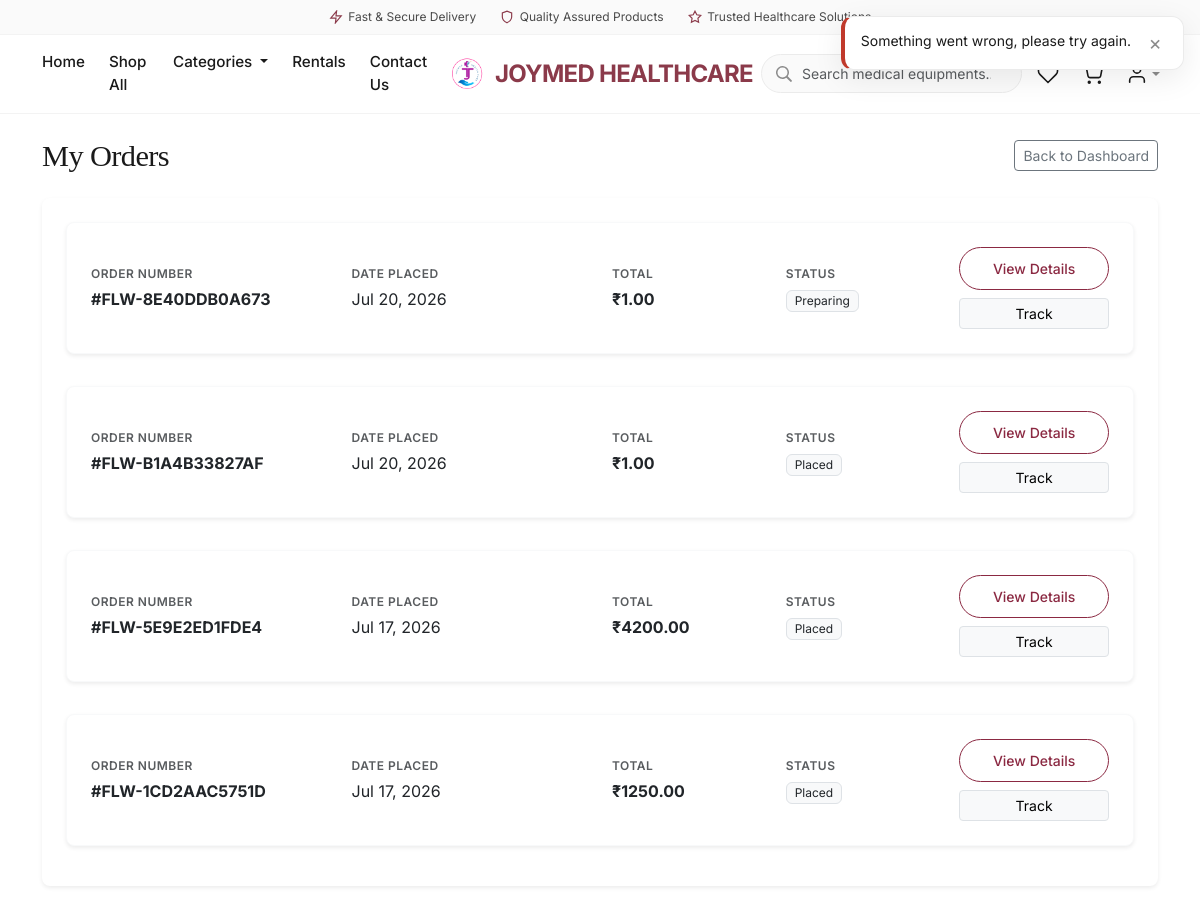
The app's page /orders/ (signed in, upper part), older data.
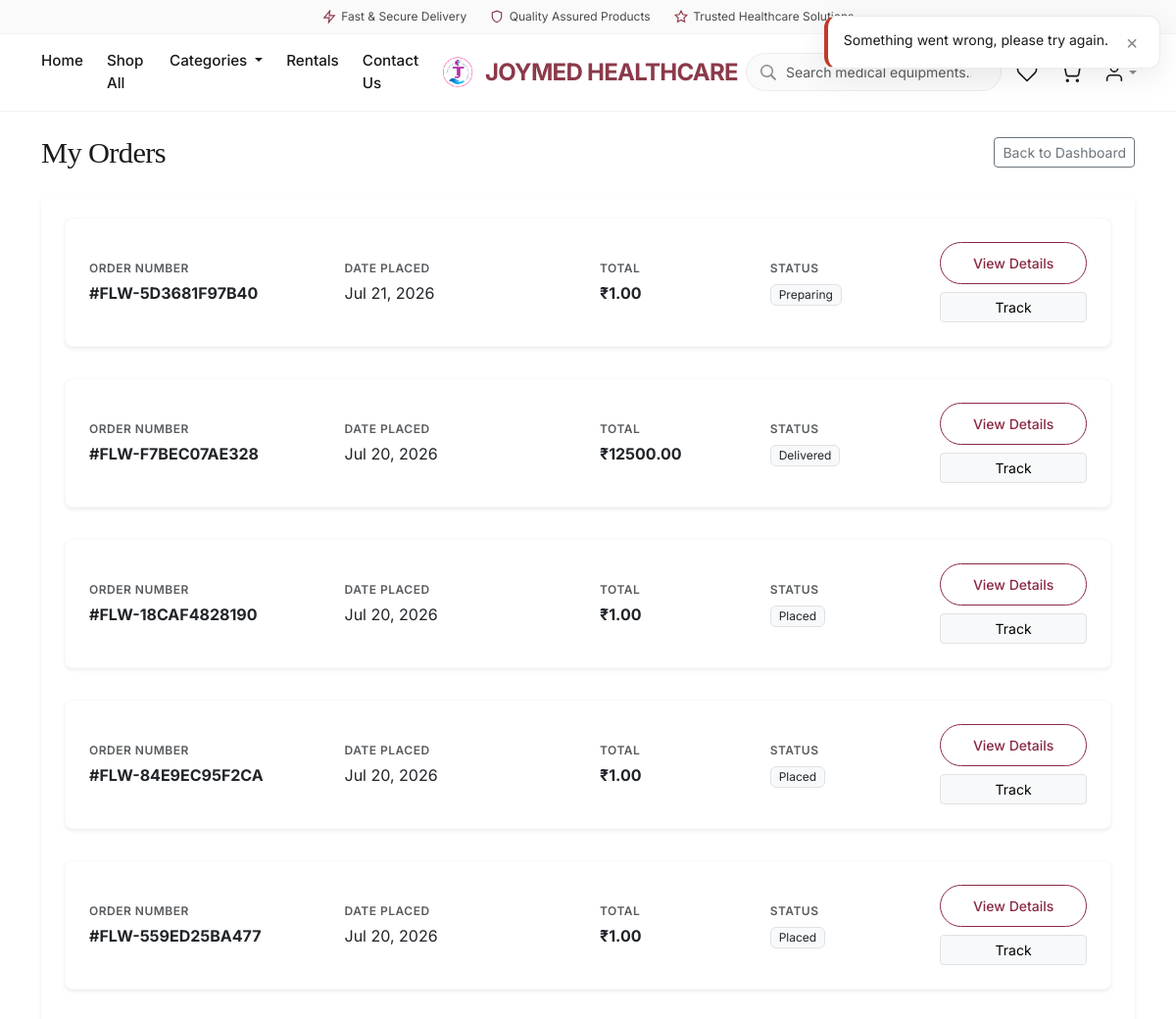
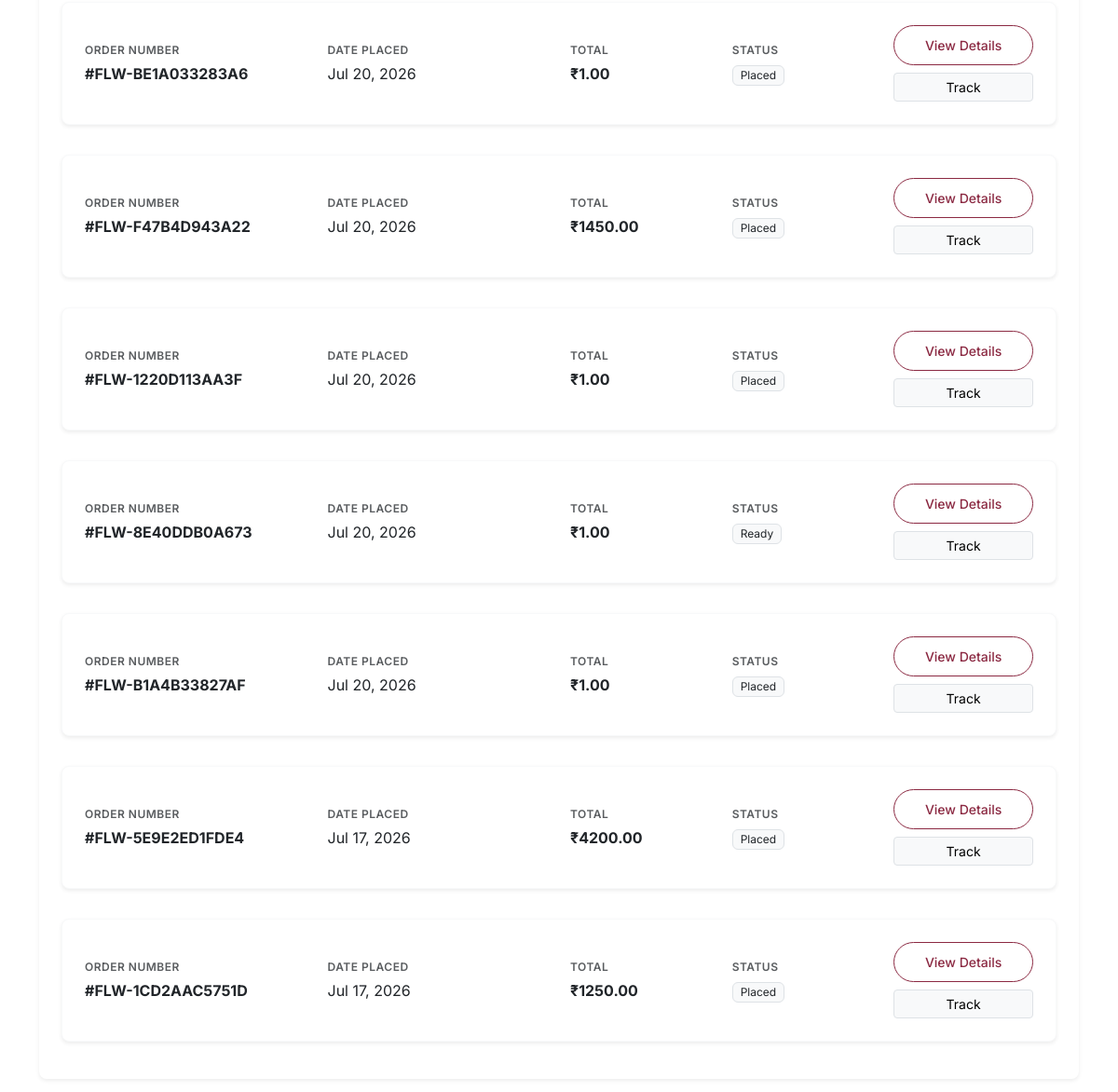
The same page, newer data (2 pictures, top to bottom).
### orders/models.py (models this page shows, shortened)
class Order(TimeStampedModel):
    customer_profile = models.ForeignKey(
        "accounts.CustomerProfile",
        on_delete=models.CASCADE,
        related_name="orders",
        null=True,
        blank=True,
        verbose_name="Customer profile",
        help_text="Owner of this order; null for guest checkout.",
    )
    cart = models.ForeignKey(
        "cart.Cart",
        on_delete=models.SET_NULL,
        null=True,
        blank=True,
        related_name="orders",
        verbose_name="Source cart",
    )
    order_number = models.CharField(
        max_length=32,
        unique=True,
        db_index=True,
        verbose_name="Order number",
        help_text="Human-readable unique order reference.",
    )
    idempotency_key = models.CharField(
        max_length=64,
        unique=True,
        null=True,
        blank=True,
        db_index=True,
        verbose_name="Idempotency key",
        help_text="Client-supplied key preventing duplicate order creation.",
    )
    order_status = models.CharField(
        max_length=20,
        choices=OrderStatus.choices,
        default=OrderStatus.RECEIVED,
        db_index=True,
        verbose_name="Order status",
    )
    delivery_slot_booking = models.ForeignKey(
        "delivery.DeliverySlotBooking",
        on_delete=models.SET_NULL,
        null=True,
        blank=True,
        related_name="orders",
        verbose_name="Delivery slot booking",
    )
    subtotal = models.DecimalField(max_digits=12, decimal_places=2, default=0)
    coupon_discount = models.DecimalField(max_digits=12, decimal_places=2, default=0)
    delivery_charge = models.DecimalField(max_digits=12, decimal_places=2, default=0)
    total_amount = models.DecimalField(
        max_digits=12,
        decimal_places=2,
        verbose_name="Total amount",
        help_text="Order total in the customer's checkout currency.",
    )
    currency = models.ForeignKey(
        "core.Currency",
        on_delete=models.PROTECT,
        null=True,
        blank=True,
        related_name="orders",
        verbose_name="Currency",
    )
    delivery_address_snapshot = models.JSONField(
        default=dict,
        verbose_name="Delivery address snapshot",
    )
    invoice_details = models.JSONField(default=dict, verbose_name="Invoice details")
    class Meta:
        verbose_name = "Order"
        verbose_name_plural = "Orders"
        indexes = [
            models.Index(
                fields=["customer_profile", "-created_at"],
                name="ord_customer_created_idx",
            ),
            models.Index(fields=["order_status"], name="orders_order_status_idx"),
            models.Index(fields=["idempotency_key"], name="orders_idempotency_key_idx"),
        ]
        ordering = ["-created_at"]

### orders/views.py (the view)
# urls.py: path("", views.order_list_view, name="list"),
@login_required
@require_GET
def order_list_view(request: HttpRequest) -> HttpResponse:
    profile = request.user.customer_profile
    page = int(request.GET.get("page", 1))
    orders_page = get_customer_orders(customer_profile=profile, page=page, page_size=20)
    return render(
        request,
        "orders/order_list.html",
        {
            "orders": orders_page["results"],
            "pagination": {
                "page": orders_page["page"],
                "total_count": orders_page["total_count"],
                "total_pages": orders_page["total_pages"],
                "has_next": orders_page["has_next"],
                "has_previous": orders_page["has_previous"],
            }
        },
    )

### cart/selectors.py (called while the page is built)
def get_cart_for_request(*, request: HttpRequest) -> Optional[Cart]:
    if hasattr(request, _CART_CACHE_ATTR):
        return getattr(request, _CART_CACHE_ATTR)
    if not request.session.session_key:
        request.session.create()
    session_key = request.session.session_key
    cart = None
    if request.user.is_authenticated and hasattr(request.user, "customer_profile"):
        cart = (
            Cart.objects.filter(customer_profile=request.user.customer_profile)
            .select_related("currency", "destination_city")
            .first()
        )
    if cart is None:
        cart = (
            Cart.objects.filter(session_key=session_key)
            .select_related("currency", "destination_city")
            .first()
        )
    setattr(request, _CART_CACHE_ATTR, cart)
    return cart

def get_cart_item_count(*, cart: Cart | None) -> int:
    if cart is None:
        return 0
    total = CartItem.objects.filter(cart=cart).aggregate(total=Sum("quantity"))["total"]
    return int(total or 0)

def get_cart_count(*, request: HttpRequest) -> int:
    cart = get_cart_for_request(request=request)
    return get_cart_item_count(cart=cart)

def get_wishlist_count(*, request: HttpRequest) -> int:
    from accounts.models import WishlistItem
    if request.user.is_authenticated and hasattr(request.user, "customer_profile"):
        return WishlistItem.objects.filter(
            wishlist__customer_profile=request.user.customer_profile
        ).count()
    if not request.session.session_key:
        return 0
    return WishlistItem.objects.filter(wishlist__session_key=request.session.session_key).count()

### catalog/selectors.py (called while the page is built)
def get_category_tree() -> list:
    from catalog.models import Category
    cached = cache.get(CATEGORY_TREE_CACHE_KEY)
    if cached is not None:
        return cached
    tree = list(
        Category.objects.filter(is_active=True, parent__isnull=True)
        .prefetch_related(
            Prefetch(
                "children",
                queryset=Category.objects.filter(is_active=True).order_by("display_order", "name"),
            )
        )
        .order_by("display_order", "name")
    )
    cache.set(CATEGORY_TREE_CACHE_KEY, tree, CATEGORY_TREE_TTL)
    return tree

### dashboard/context_processors.py (called while the page is built, shortened)
def dashboard_chrome(request: HttpRequest) -> dict:
    if not request.path.startswith("/dashboard/"):
        return {}

### delivery/selectors.py (called while the page is built)
def get_active_countries() -> list[Country]:
    return list(Country.objects.filter(is_active=True).order_by("name"))

### templates/orders/order_list.html (shortened to what this page needs)
{% extends "base.html" %}
{% load i18n %}
{% block content %}
<div class="container page-container py-4">
  <div class="d-flex justify-content-between align-items-center mb-4">
    <h1 class="section-title mb-0">{% trans "My Orders" %}</h1>
    <a href="{% url 'accounts:dashboard' %}" class="btn btn-outline-secondary btn-sm">{% trans "Back to Dashboard" %}</a>
  </div>
  {% if orders %}
  <div class="card border-0 shadow-sm rounded-3">
    <div class="card-body p-4">
      <div class="d-flex flex-column gap-3">
        {% for order in orders %}
        <div class="card border border-light rounded-3 mb-3 shadow-sm bg-white" style="transition: transform 0.2s, box-shadow 0.2s;" onmouseover="this.style.transform='translateY(-2px)'; this.style.boxShadow='0 .5rem 1rem rgba(0,0,0,.08)';" onmouseout="this.style.transform='translateY(0)'; this.style.boxShadow='0 .125rem .25rem rgba(0,0,0,.075)';">
          <div class="card-body p-3 p-md-4">
            <div class="row align-items-center">
              <div class="col-md-3 mb-2 mb-md-0">
                <span class="text-muted small text-uppercase fw-semibold d-block mb-1" style="font-size: 0.75rem; letter-spacing: 0.5px;">{% trans "Order Number" %}</span>
                <span class="fw-bold text-dark fs-6">#{{ order.order_number }}</span>
              </div>
              <div class="col-md-3 mb-2 mb-md-0">
                <span class="text-muted small text-uppercase fw-semibold d-block mb-1" style="font-size: 0.75rem; letter-spacing: 0.5px;">{% trans "Date Placed" %}</span>
                <span class="text-dark">{{ order.created_at|date:"M d, Y" }}</span>
              </div>
              <div class="col-md-2 mb-2 mb-md-0">
                <span class="text-muted small text-uppercase fw-semibold d-block mb-1" style="font-size: 0.75rem; letter-spacing: 0.5px;">{% trans "Total" %}</span>
                <span class="fw-bold text-dark">₹{{ order.total_amount }}</span>
              </div>
              <div class="col-md-2 mb-3 mb-md-0">
                <span class="text-muted small text-uppercase fw-semibold d-block mb-1" style="font-size: 0.75rem; letter-spacing: 0.5px;">{% trans "Status" %}</span>
                <span class="badge bg-light text-dark border px-2 py-1 fw-normal">{{ order.get_order_status_display|default:order.order_status }}</span>
              </div>
              <div class="col-md-2 text-md-end">
                <a href="{% url 'orders:detail' order_id=order.pk %}" class="btn btn-outline-floward btn-sm w-100 mb-2 fw-medium">{% trans "View Details" %}</a>
                <a href="{% url 'orders:tracking' order_id=order.pk %}" class="btn btn-light border btn-sm w-100">{% trans "Track" %}</a>
              </div>
            </div>
          </div>
        </div>
        {% endfor %}
      </div>
    </div>
  </div>
  {% endif %}
</div>
{% endblock %}

### templates/base.html (shortened to what this page needs)
{% load static i18n %}
{% if not shell_only %}
<!DOCTYPE html>
<html lang="en" dir="ltr">
<head>
  <link href="https://cdn.jsdelivr.net/npm/bootstrap@5.3.3/dist/css/bootstrap.min.css" rel="stylesheet">
  <link href="{% static 'css/main.css' %}" rel="stylesheet">
</head>
<body class="floward-body">
  <div id="htmx-toast-root" class="htmx-toast-root" aria-live="polite" aria-atomic="true" hidden></div>
{% endif %}
  <div id="floward-app-shell">
  {% include "includes/header.html" %}
  <main id="main-content">
    {% block content %}{% endblock %}
  </main>
  </div>
{% if not shell_only %}
</body>
</html>
{% endif %}

### templates/includes/seo_head.html (shortened to what this page needs)
{% load i18n %}

### templates/includes/header.html (shortened to what this page needs)
{% load i18n static %}
<header class="site-header sticky-top">
  <div class="trust-bar d-none d-md-block">
    <div class="container trust-bar__inner">
      <span class="trust-bar__item">
        <svg class="trust-bar__icon" viewBox="0 0 24 24" fill="none" stroke="currentColor" stroke-width="2"><path d="M13 2L3 14h9l-1 8 10-12h-9l1-8z"/></svg>
        {% trans "Fast & Secure Delivery" %}
      </span>
      <span class="trust-bar__item">
        <svg class="trust-bar__icon" viewBox="0 0 24 24" fill="none" stroke="currentColor" stroke-width="2"><path d="M12 22s8-4 8-10V5l-8-3-8 3v7c0 6 8 10 8 10z"/></svg>
        {% trans "Quality Assured Products" %}
      </span>
      <span class="trust-bar__item">
        <svg class="trust-bar__icon" viewBox="0 0 24 24" fill="none" stroke="currentColor" stroke-width="2"><path d="M12 2l3.09 6.26L22 9.27l-5 4.87 1.18 6.88L12 17.77l-6.18 3.25L7 14.14 2 9.27l6.91-1.01L12 2z"/></svg>
        {% trans "Trusted Healthcare Solutions" %}
      </span>
    </div>
  </div>
  <nav class="navbar navbar-expand-lg container py-2">
    <div class="navbar-row">
      <div class="navbar-col navbar-col--start">
        <div class="collapse navbar-collapse" id="mainNav">
          <ul class="navbar-nav">
            <li class="nav-item">
              <a class="nav-link" href="{% url 'cms:homepage' %}">{% trans "Home" %}</a>
            </li>
            <li class="nav-item">
              <a class="nav-link" href="{% url 'catalog:plp' %}">{% trans "Shop All" %}</a>
            </li>
            <li class="nav-item dropdown">
              <a class="nav-link dropdown-toggle" href="#" id="navbarCategoriesDropdown" role="button" data-bs-toggle="dropdown" aria-expanded="false">
                {% trans "Categories" %}
              </a>
            </li>
            <li class="nav-item">
              <a class="nav-link" href="{% url 'catalog:rental-list' %}">{% trans "Rentals" %}</a>
            </li>
            <li class="nav-item">
              <a class="nav-link" href="{% url 'core:contact-us' %}">{% trans "Contact Us" %}</a>
            </li>
          </ul>
        </div>
      </div>
      <a class="navbar-brand navbar-col navbar-col--brand d-flex align-items-center" href="{% url 'cms:homepage' %}">
        <img src="{% static 'dashboard/images/logo.png' %}" alt="JOYMED HEALTHCARE" style="height: 40px; width: auto; object-fit: contain;" class="me-2">
        <span>JOYMED<span class="d-none d-sm-inline"> HEALTHCARE</span></span>
      </a>
      <div class="navbar-col navbar-col--end">
        <div class="search-wrap search-wrap--header position-relative d-none d-lg-block">
          <input type="search"
                id="site-search-input"
                name="q"
                class="form-control"
                placeholder="{% trans 'Search medical equipments...' %}"
                hx-get="{% url 'catalog:search-suggest' %}"
                hx-trigger="keyup changed delay:300ms, search"
                hx-target="#search-suggestions"
                hx-indicator="#search-suggestions-indicator"
                hx-swap="innerHTML"
                autocomplete="off"
                spellcheck="false"
                role="combobox"
                aria-controls="search-suggestions"
                aria-expanded="false"
                aria-autocomplete="list"
                aria-label="{% trans 'Search' %}">
        </div>
        <a class="header-icon d-flex" href="{% url 'accounts:wishlist' %}" title="{% trans 'Wishlist' %}" aria-label="{% trans 'Wishlist' %}">
          <svg viewBox="0 0 24 24"><path d="M20.84 4.61a5.5 5.5 0 0 0-7.78 0L12 5.67l-1.06-1.06a5.5 5.5 0 0 0-7.78 7.78l1.06 1.06L12 21.23l7.78-7.78 1.06-1.06a5.5 5.5 0 0 0 0-7.78z"/></svg>
        </a>
        <button class="header-icon btn-ghost" type="button" data-bs-toggle="offcanvas" data-bs-target="#cartOffcanvas" aria-label="{% trans 'Cart' %}">
          <svg viewBox="0 0 24 24"><circle cx="9" cy="21" r="1"/><circle cx="20" cy="21" r="1"/><path d="M1 1h4l2.68 13.39a2 2 0 0 0 2 1.61h9.72a2 2 0 0 0 2-1.61L23 6H6"/></svg>
        </button>
        {% if user.is_authenticated %}
        <div class="dropdown d-inline-block">
          <button class="header-icon header-icon--account btn-ghost dropdown-toggle border-0" type="button" data-bs-toggle="dropdown" aria-label="{% trans 'Account' %}">
            <svg viewBox="0 0 24 24" fill="none" stroke="currentColor" stroke-width="2" stroke-linecap="round" stroke-linejoin="round">
              <path d="M20 21v-2a4 4 0 0 0-4-4H8a4 4 0 0 0-4 4v2"/>
              <circle cx="12" cy="7" r="4"/>
            </svg>
          </button>
        </div>
        {% endif %}
      </div>
    </div>
  </nav>
</header>

### templates/includes/footer.html (shortened to what this page needs)
{% load i18n %}

### templates/includes/mobile_nav.html (shortened to what this page needs)
{% load i18n %}

Row changes from the older to the newer data that the page shows:
added Order: order_number "FLW-5D3681F97B40", created_at "Jul 21, 2026", total_amount "1.00", order_status "Preparing"
added Order: order_number "FLW-F7BEC07AE328", created_at "Jul 20, 2026", total_amount "12500.00", order_status "Delivered"
added Order: order_number "FLW-18CAF4828190", created_at "Jul 20, 2026", total_amount "1.00", order_status "Placed"
added Order: order_number "FLW-84E9EC95F2CA", created_at "Jul 20, 2026", total_amount "1.00", order_status "Placed"
added Order: order_number "FLW-559ED25BA477", created_at "Jul 20, 2026", total_amount "1.00", order_status "Placed"
added Order: order_number "FLW-BE1A033283A6", created_at "Jul 20, 2026", total_amount "1.00", order_status "Placed"
added Order: order_number "FLW-F47B4D943A22", created_at "Jul 20, 2026", total_amount "1450.00", order_status "Placed"
added Order: order_number "FLW-1220D113AA3F", created_at "Jul 20, 2026", total_amount "1.00", order_status "Placed"
changed Order "FLW-8E40DDB0A673": order_status "Preparing" → "Ready"
